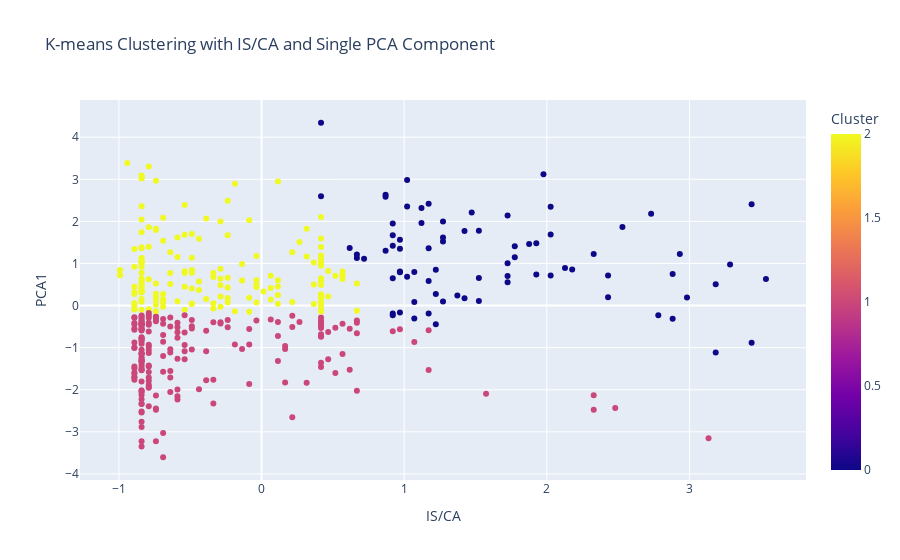
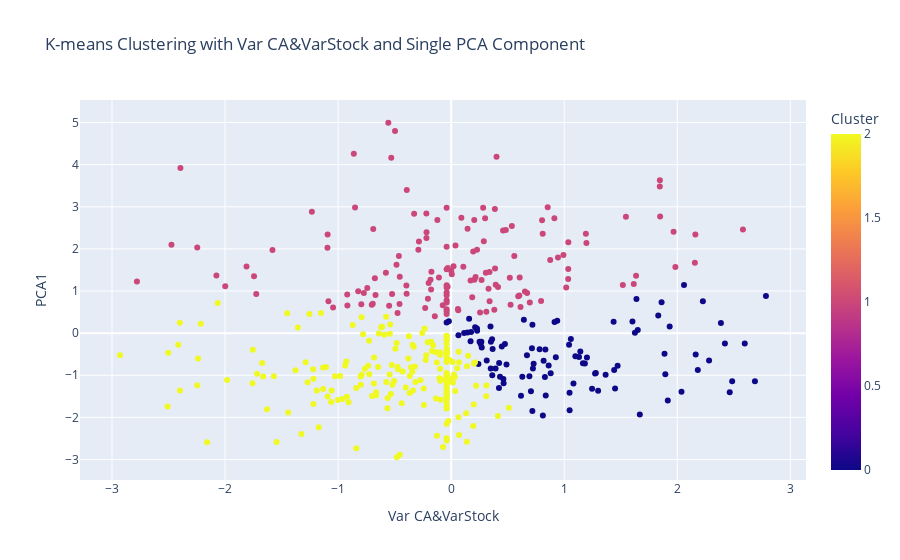
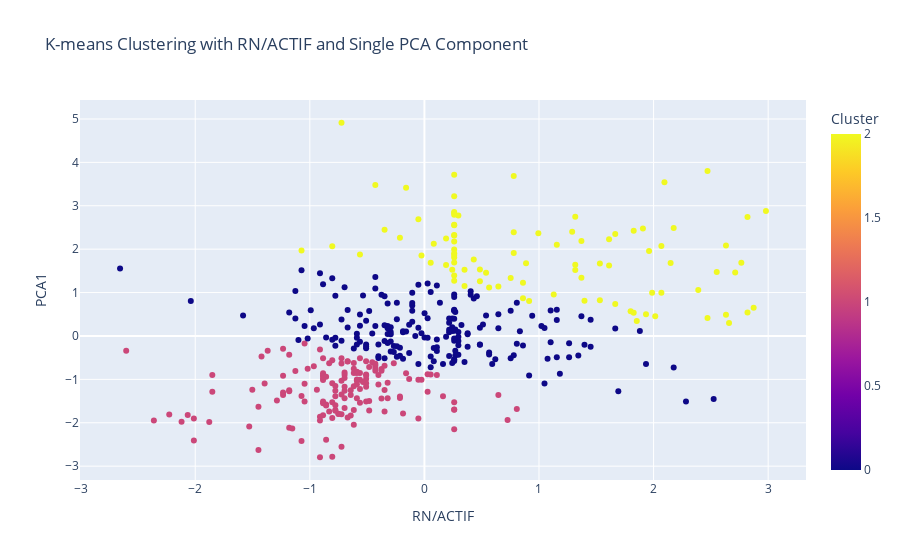
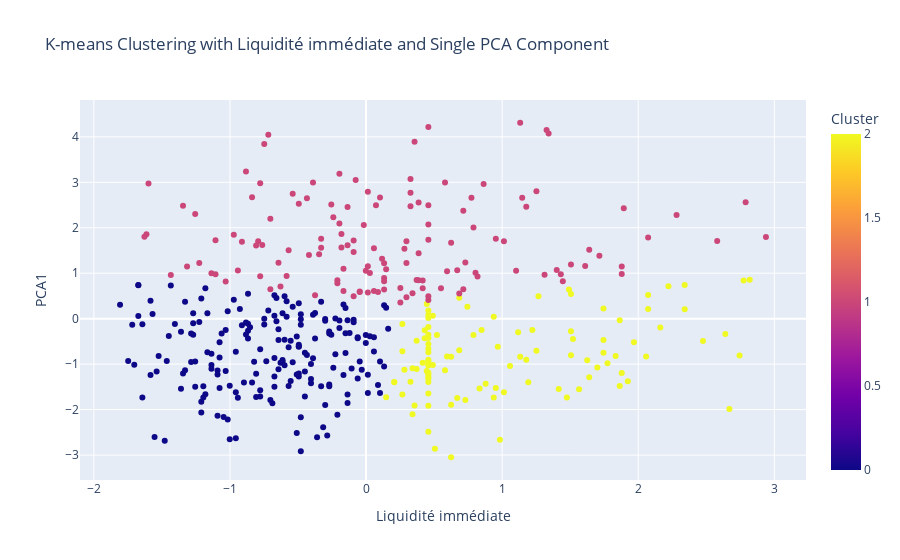

Write notebook code for charts like these, in order.
### Code cell
features = ['IS/CA', 'Var CA&VarStock', 'RN/ACTIF', 'Liquidité immédiate', 'Var Achats', 'REX/CA']
best_feature = None
best_accuracy = 0

for feature in features:
    result = perform_kmeans_pca_clustering(
        data_encoded_reduced_multilinearity, 
        variable_name=feature,
        n_clusters_range=(3, 4),
        verbose=False
    )
    
    clustered_data_with_risk = result['clustered_data'].copy()
    clustered_data_with_risk['Risk Cluster'] = data['Risk Cluster'].values
    
    # Map Risk Cluster to ordinal values
    clustered_data_with_risk['Risk Cluster Ordinal'] = clustered_data_with_risk['Risk Cluster'].map(risk_cluster_mapping)
    
    # Map KMeans clusters to ordinal values
    clustered_data_with_risk['Cluster Ordinal'] = clustered_data_with_risk['Cluster'].map(kmeans_cluster_mapping)
    
    # Calculate accuracy
    accuracy = accuracy_score(clustered_data_with_risk['Risk Cluster Ordinal'], clustered_data_with_risk['Cluster Ordinal'])
    
    if accuracy > best_accuracy:
        best_accuracy = accuracy
        best_feature = feature

print(f"Best feature: {best_feature}")
print(f"Highest accuracy: {best_accuracy:.4f}")

### Figure 1 — Plotly figure (JSON) as saved in the notebook; plotly's stock layout.template omitted (floating-point values rounded to 4 significant figures; data arrays with more than 128 entries replaced by an {"elided": "..."} marker saying what was removed)
{"data": [{"hovertemplate": "IS/CA=%{x}<br>PCA1=%{y}<br>Cluster=%{marker.color}<extra></extra>", "legendgroup": "", "marker": {"color": {"elided": "428 int values"}, "coloraxis": "coloraxis", "symbol": "circle"}, "mode": "markers", "name": "", "orientation": "v", "showlegend": false, "type": "scatter", "x": {"elided": "428 float values"}, "xaxis": "x", "y": {"elided": "428 float values"}, "yaxis": "y"}], "layout": {"coloraxis": {"colorbar": {"title": {"text": "Cluster"}}, "colorscale": [[0, "#0d0887"], [0.1111, "#46039f"], [0.2222, "#7201a8"], [0.3333, "#9c179e"], [0.4444, "#bd3786"], [0.5556, "#d8576b"], [0.6667, "#ed7953"], [0.7778, "#fb9f3a"], [0.8889, "#fdca26"], [1, "#f0f921"]]}, "legend": {"tracegroupgap": 0}, "title": {"text": "K-means Clustering with IS/CA and Single PCA Component"}, "xaxis": {"anchor": "y", "domain": [0, 1], "title": {"text": "IS/CA"}}, "yaxis": {"anchor": "x", "domain": [0, 1], "title": {"text": "PCA1"}}}}

### Figure 2 — Plotly figure (JSON) as saved in the notebook; plotly's stock layout.template omitted (floating-point values rounded to 4 significant figures; data arrays with more than 128 entries replaced by an {"elided": "..."} marker saying what was removed)
{"data": [{"hovertemplate": "Var CA&VarStock=%{x}<br>PCA1=%{y}<br>Cluster=%{marker.color}<extra></extra>", "legendgroup": "", "marker": {"color": {"elided": "428 int values"}, "coloraxis": "coloraxis", "symbol": "circle"}, "mode": "markers", "name": "", "orientation": "v", "showlegend": false, "type": "scatter", "x": {"elided": "428 float values"}, "xaxis": "x", "y": {"elided": "428 float values"}, "yaxis": "y"}], "layout": {"coloraxis": {"colorbar": {"title": {"text": "Cluster"}}, "colorscale": [[0, "#0d0887"], [0.1111, "#46039f"], [0.2222, "#7201a8"], [0.3333, "#9c179e"], [0.4444, "#bd3786"], [0.5556, "#d8576b"], [0.6667, "#ed7953"], [0.7778, "#fb9f3a"], [0.8889, "#fdca26"], [1, "#f0f921"]]}, "legend": {"tracegroupgap": 0}, "title": {"text": "K-means Clustering with Var CA&VarStock and Single PCA Component"}, "xaxis": {"anchor": "y", "domain": [0, 1], "title": {"text": "Var CA&VarStock"}}, "yaxis": {"anchor": "x", "domain": [0, 1], "title": {"text": "PCA1"}}}}

### Figure 3 — Plotly figure (JSON) as saved in the notebook; plotly's stock layout.template omitted (floating-point values rounded to 4 significant figures; data arrays with more than 128 entries replaced by an {"elided": "..."} marker saying what was removed)
{"data": [{"hovertemplate": "RN/ACTIF=%{x}<br>PCA1=%{y}<br>Cluster=%{marker.color}<extra></extra>", "legendgroup": "", "marker": {"color": {"elided": "428 int values"}, "coloraxis": "coloraxis", "symbol": "circle"}, "mode": "markers", "name": "", "orientation": "v", "showlegend": false, "type": "scatter", "x": {"elided": "428 float values"}, "xaxis": "x", "y": {"elided": "428 float values"}, "yaxis": "y"}], "layout": {"coloraxis": {"colorbar": {"title": {"text": "Cluster"}}, "colorscale": [[0, "#0d0887"], [0.1111, "#46039f"], [0.2222, "#7201a8"], [0.3333, "#9c179e"], [0.4444, "#bd3786"], [0.5556, "#d8576b"], [0.6667, "#ed7953"], [0.7778, "#fb9f3a"], [0.8889, "#fdca26"], [1, "#f0f921"]]}, "legend": {"tracegroupgap": 0}, "title": {"text": "K-means Clustering with RN/ACTIF and Single PCA Component"}, "xaxis": {"anchor": "y", "domain": [0, 1], "title": {"text": "RN/ACTIF"}}, "yaxis": {"anchor": "x", "domain": [0, 1], "title": {"text": "PCA1"}}}}

### Figure 4 — Plotly figure (JSON) as saved in the notebook; plotly's stock layout.template omitted (floating-point values rounded to 4 significant figures; data arrays with more than 128 entries replaced by an {"elided": "..."} marker saying what was removed)
{"data": [{"hovertemplate": "Liquidité immédiate=%{x}<br>PCA1=%{y}<br>Cluster=%{marker.color}<extra></extra>", "legendgroup": "", "marker": {"color": {"elided": "428 int values"}, "coloraxis": "coloraxis", "symbol": "circle"}, "mode": "markers", "name": "", "orientation": "v", "showlegend": false, "type": "scatter", "x": {"elided": "428 float values"}, "xaxis": "x", "y": {"elided": "428 float values"}, "yaxis": "y"}], "layout": {"coloraxis": {"colorbar": {"title": {"text": "Cluster"}}, "colorscale": [[0, "#0d0887"], [0.1111, "#46039f"], [0.2222, "#7201a8"], [0.3333, "#9c179e"], [0.4444, "#bd3786"], [0.5556, "#d8576b"], [0.6667, "#ed7953"], [0.7778, "#fb9f3a"], [0.8889, "#fdca26"], [1, "#f0f921"]]}, "legend": {"tracegroupgap": 0}, "title": {"text": "K-means Clustering with Liquidité immédiate and Single PCA Component"}, "xaxis": {"anchor": "y", "domain": [0, 1], "title": {"text": "Liquidité immédiate"}}, "yaxis": {"anchor": "x", "domain": [0, 1], "title": {"text": "PCA1"}}}}
